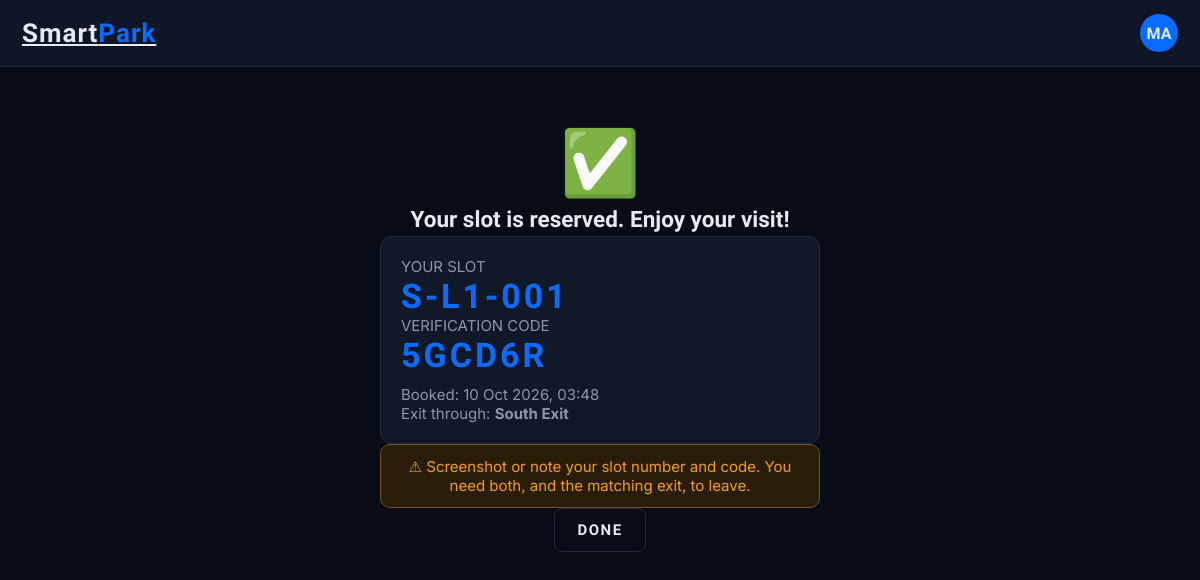
The app's page /receipt/ (signed in) with its own data.
### parking/models.py (models this page shows, shortened)
class Admin(AbstractBaseUser, PermissionsMixin):
    employee_number = models.CharField(max_length=30, unique=True)
    full_name = models.CharField(max_length=120)
    is_active = models.BooleanField(default=True)
    is_staff = models.BooleanField(default=True)
    USERNAME_FIELD = 'employee_number'
    REQUIRED_FIELDS = ['full_name']
    objects = AdminManager()
    def initials(self):                                         # letters shown in the avatar at the top right
        return ''.join(w[0] for w in self.full_name.split())[:2].upper() or '?'

class Booking(models.Model):
    slot_label = models.CharField(max_length=30)
    entrance_name = models.CharField(max_length=60)
    code = models.CharField(max_length=6)
    entered_at = models.DateTimeField()
    exited_at = models.DateTimeField(null=True, blank=True)
    released_by = models.CharField(max_length=10, blank=True)   # 'driver' (normal exit) or 'admin' (override)
    @property
    def exit_name(self):
        return f'{self.entrance_name} Exit'

### parking/views.py (the view)
# urls.py: path('receipt/', v.book_receipt, name='book_receipt'),
def book_receipt(request):
    booking = Booking.objects.filter(pk=request.session.get('receipt_id')).first()
    if booking is None:
        return redirect('home')
    return render(request, 'parking/book_receipt.html', {'b': booking})

### parking/context_processors.py (called while the page is built)
def maintenance(request):
    items = [e.display_name for e in Entrance.objects.exclude(status=OPEN)] + [l.name for l in Level.objects.exclude(status=OPEN)]
    count = Slot.objects.filter(status=MAINTENANCE).count()
    if count:
        items.append(f'{count} individual slot(s)')
    return {'maintenance_items': items}

### parking/templates/parking/book_receipt.html
{% extends "parking/base.html" %}{% block content %}
<div class="hero"><div class="big">✅</div><h2>Your slot is reserved. Enjoy your visit!</h2>
<div class="panel form" style="text-align:left"><div class="mut">YOUR SLOT</div><div class="rc">{{ b.slot_label }}</div>
<div class="mut">VERIFICATION CODE</div><div class="rc">{{ b.code }}</div>
<div class="mut" style="margin-top:10px">Booked: {{ b.entered_at|date:"d M Y, H:i" }}</div><div class="mut">Exit through: <b>{{ b.exit_name }}</b></div></div>
<div class="warn form">⚠ Screenshot or note your slot number and code. You need both, and the matching exit, to leave.</div>
<a class="btn" href="{% url 'home' %}">Done</a></div>{% endblock %}

### parking/templates/parking/base.html (shortened to what this page needs)
{% load static %}<!DOCTYPE html>
<html lang="en"><head><meta charset="utf-8"><meta name="viewport" content="width=device-width, initial-scale=1">
<link rel="stylesheet" href="{% static 'parking/style.css' %}"></head>
<body>
<header>
  <a class="logo" href="{% url 'home' %}">Smart<b>Park</b></a>
  {% if user.is_authenticated %}
  <details class="menu"><summary class="av">{{ user.initials }}</summary>
      </details>
  {% else %}<a class="btn sm" href="{% url 'admin_login' %}">Admin</a>{% endif %}
</header>
<main>
  {% block content %}{% endblock %}
</main></body></html>

### parking/static/parking/style.css (style rules this page uses)
:root { --bg:#080c16;--card:#111827;--line:#1e293b;--tx:#e5e9f0;--mut:#8b97ab;--blue:#0a6cff;--grn:#22c55e;--red:#ef4444;--amb:#f59e0b }
* { box-sizing:border-box }
html,body { margin:0;background:var(--bg);color:var(--tx);font:15px Inter,system-ui,sans-serif }
a { color:inherit;text-decoration:none }
header { display:flex;justify-content:space-between;align-items:center;padding:14px 22px;background:#0f1626;border-bottom:1px solid var(--line);position:relative }
.logo { font:700 26px Rajdhani,sans-serif;letter-spacing:1px;text-decoration:underline }
.logo b { color:var(--blue) }
main { max-width:1100px;margin:0 auto;padding:26px 18px 60px }
h1,h2,h3 { font-family:Rajdhani,sans-serif;margin:.2em 0 }
.mut { color:var(--mut) }
.hero { text-align:center;padding:30px 0 }
.big { font-size:64px }
.btn { display:inline-block;background:transparent;color:var(--tx);border:1px solid var(--line);border-radius:8px;padding:12px 22px;font:700 15px Rajdhani,sans-serif;letter-spacing:1.5px;cursor:pointer;text-transform:uppercase }
.warn { background:#2a1d08;border:1px solid #78501a;color:var(--amb);padding:12px 16px;border-radius:10px;margin-bottom:14px }
.panel { background:var(--card);border:1px solid var(--line);border-radius:12px;padding:20px;margin:16px 0 }
.form { max-width:440px;margin:0 auto }
details.menu summary { list-style:none }
.av { width:38px;height:38px;border-radius:50%;background:var(--blue);display:grid;place-items:center;font:700 16px Rajdhani;cursor:pointer }
.rc { font:700 34px Rajdhani;color:var(--blue);letter-spacing:3px }

### records on screen
Admin: initials "MA"
Booking: slot_label "S-L1-001", code "5GCD6R", entered_at "10 Oct 2026, 03:48", exit_name "South Exit"
